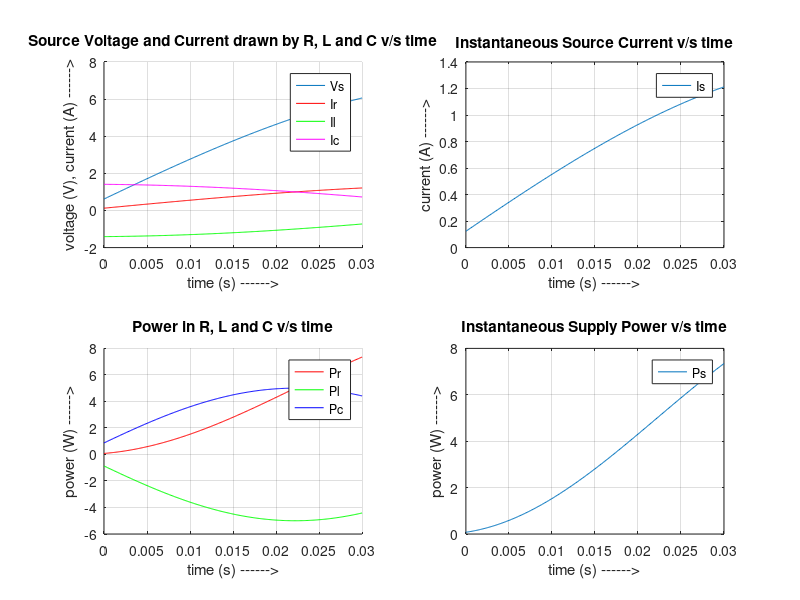

Here is the MATLAB script that generated this plot: (Note: this script raises an error after producing the figure.)
% Ex-1.1 (Parallel RLC circuit)
% Sambhav R Jain
% 107108103

clc;
clear all;
close all;

fprintf('Ex-1.1 Parallel RLC Circuit\n');
fprintf(' - Sambhav R Jain (107108103)\n\n');

ch = 1;

while ch~=2
    
fprintf('Enter the supply voltage\n');
v1 = input('magnitude (volt): ');
v2 = input('phase angle (degree): ');
R = input('Enter the resistance (R): ');
Xl = input('Enter the inductive reactance (Xl): ');
Xc = input('Enter the capacitive reactance (Xc): ');
f = input('Enter the supply frequency (Hz): ');


% theta in degrees
t = 0:0.0001:30e-3;
theta = 2*pi*f.*t;

% Complex quantities
v = complex(v1*cosd(v2),v1*sind(v2));
ir = v/R;
il = v/(1i*Xl);
ic = v/(-1i*Xc);
is = ir+il+ic;
pr = v*ir;
pl = v*il;
pc = v*ic;

% Calculations
V = abs(v)*sqrt(2)*sin(theta+angle(v));
IR = abs(ir)*sqrt(2)*sin(theta+angle(ir));
IL = abs(il)*sqrt(2)*sin(theta+angle(il));
IC = abs(ic)*sqrt(2)*sin(theta+angle(ic));
IS = abs(is)*sqrt(2)*sin(theta+angle(is));

Pr = V.*IR;
Pl = V.*IL;
Pc = V.*IC;
Ps = V.*IS;

pf = cos(angle(v)-angle(is))

% Plots

subplot(2,2,1);

grid on;
hold on;
plot(t,V);
plot(t,IR,'r');
plot(t,IL,'g');
plot(t,IC,'m');
xlabel('time (s) ------>');
ylabel('voltage (V), current (A) ------>');
title('Source Voltage and Current drawn by R, L and C v/s time');
legend('Vs','Ir','Il','Ic');              

subplot(2,2,2);

plot(t,IS);
grid on;
xlabel('time (s) ------>');
ylabel('current (A) ------>');
title('Instantaneous Source Current v/s time');
legend('Is');

subplot(2,2,3);

grid on;
hold on;
plot(t,Pr,'r');
plot(t,Pl,'g');
plot(t,Pc,'b');
xlabel('time (s) ------>');
ylabel('power (W) ------>');
title('Power in R, L and C v/s time');
legend('Pr','Pl','Pc');

subplot(2,2,4);

plot(t,Ps);
grid on;
xlabel('time (s) ------>');
ylabel('power (W) ------>');
title('Instantaneous Supply Power v/s time');
legend('Ps');

ch = menu('Would you like to run it all over again?','Yes','No');

clc
clear all;
close all;

end